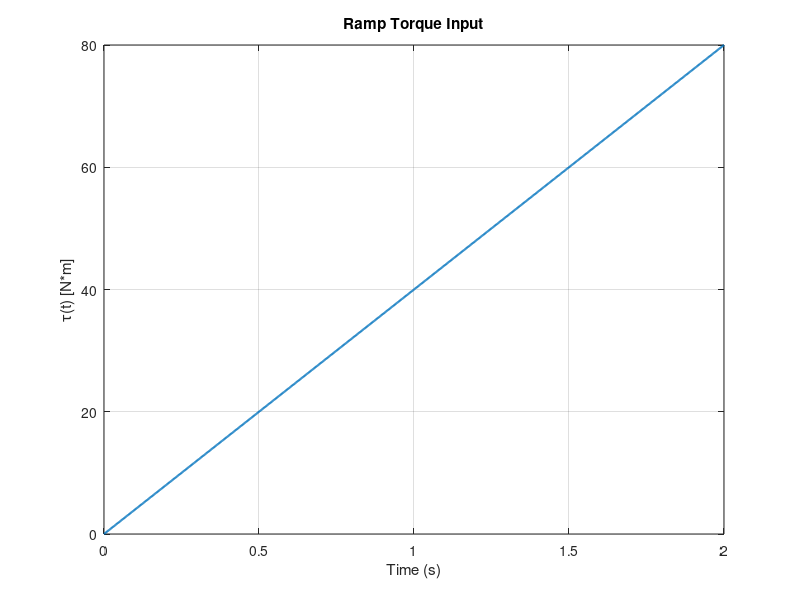
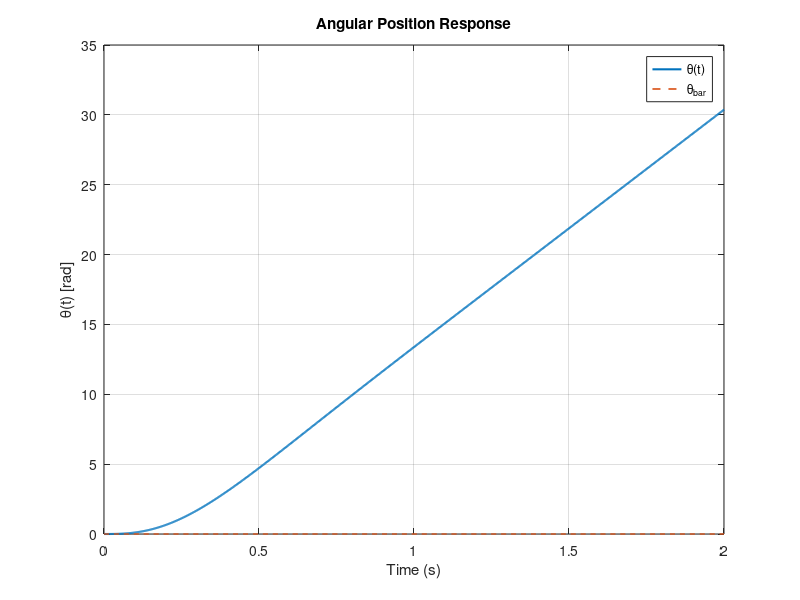
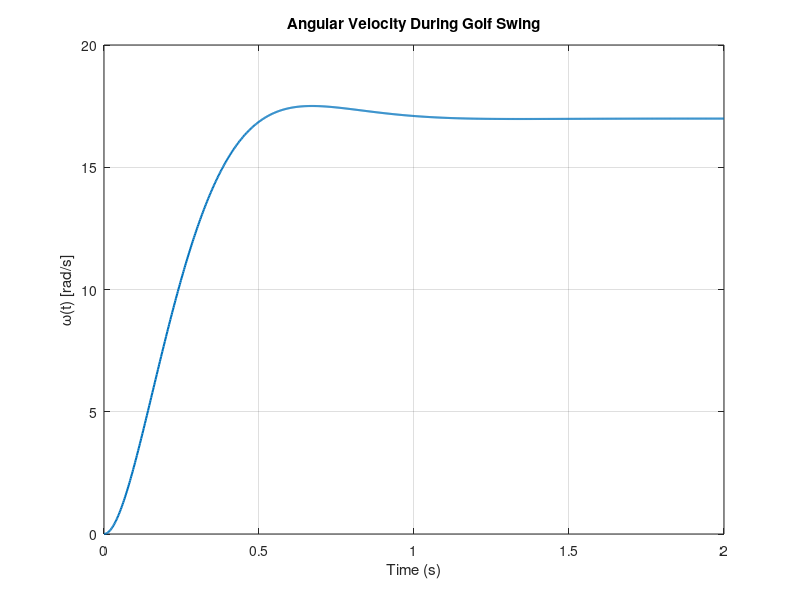
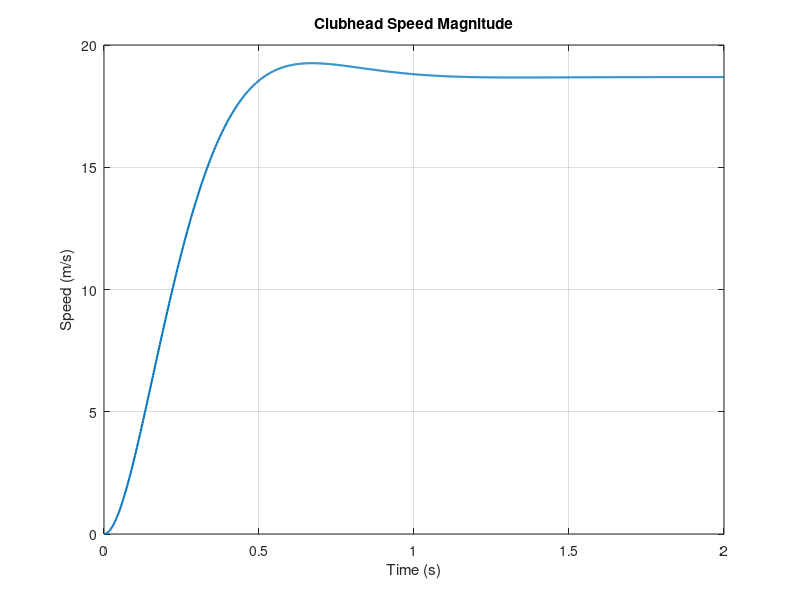

Reproduce these figures in MATLAB, in order.
clc;
clear;
close all;
 
% -------------------------------------------------------------------------
% Linearized Golf Club Compound-Pendulum Model
%
% Nonlinear model:
%   J*theta_ddot + b*theta_dot + m*g*d*sin(theta) = tau
%
% Linearized about theta_bar:
%   J*delta_theta_ddot + b*delta_theta_dot
%       + m*g*d*cos(theta_bar)*delta_theta = delta_tau
%
% Transfer functions:
%   DeltaTheta(s)/DeltaTau(s) = 1/(J*s^2 + b*s + k_eff)
%   DeltaOmega(s)/DeltaTau(s) = s/(J*s^2 + b*s + k_eff)
%
% Ramp torque input:
%   tau(t) = ramp_rate * t
% -------------------------------------------------------------------------
 
% Parameters
b = 0.5;      % damping coefficient (N*m*s/rad)
m = 0.40;     % golf club mass (kg)
g = 9.81;     % gravity (m/s^2)
d = 0.6;      % distance from grip/top pivot to center of mass (m)
 
J = (1/3) * m * d^2;   % moment of inertia about pivot (rod approximation)
r = 1.1;               % distance from pivot to clubhead (m)
 
% -------------------------------------------------------------------------
% Linearization operating point
% -------------------------------------------------------------------------
% Choose a reasonable equilibrium torque for linearization
 
tau_bar = 0.0;   % N*m equilibrium torque
 
% Check physical feasibility
if abs(tau_bar) > m*g*d
    error(['No static equilibrium exists because ', ...
           '|tau_bar| must be <= %.3f N*m.'], m*g*d);
end
 
theta_bar = asin(tau_bar/(m*g*d));
k_eff = m*g*d*cos(theta_bar);
 
fprintf('Linearization angle theta_bar: %.4f rad (%.2f deg)\n', ...
    theta_bar, rad2deg(theta_bar));
 
fprintf('Effective stiffness k_eff: %.4f N*m/rad\n', k_eff);
 
% -------------------------------------------------------------------------
% Transfer Functions
% -------------------------------------------------------------------------
 
% DeltaTheta(s)/DeltaTau(s)
num_theta = 1;
den = [J b k_eff];
sys_theta = tf(num_theta, den);
 
% DeltaOmega(s)/DeltaTau(s)
num_omega = [1 0];
sys_omega = tf(num_omega, den);
 
% -------------------------------------------------------------------------
% Time Vector
% -------------------------------------------------------------------------
 
t = linspace(0, 2, 1000);
 
% Impact time
t_impact = 0.4;
 
% -------------------------------------------------------------------------
% Ramp Torque Input
% -------------------------------------------------------------------------
% delta_tau(t) = ramp_rate * t
 
ramp_rate = 40;   % N*m/s
 
delta_tau = ramp_rate * t;
 
% -------------------------------------------------------------------------
% Simulate Linearized Response
% -------------------------------------------------------------------------
 
delta_theta = lsim(sys_theta, delta_tau, t);
omega = lsim(sys_omega, delta_tau, t);
 
% Convert perturbation angle back to actual angle
theta = theta_bar + delta_theta;
 
% -------------------------------------------------------------------------
% Clubhead Speed
% -------------------------------------------------------------------------
 
club_speed = r * omega;
club_speed_mag = abs(club_speed);
 
% -------------------------------------------------------------------------
% Ball Speed
% -------------------------------------------------------------------------
 
smashfactor = 1.45;
ball_speed = smashfactor * club_speed_mag;
 
% -------------------------------------------------------------------------
% Carry Distance Estimate
% -------------------------------------------------------------------------
 
launchang = 12 * pi / 180;
 
distance = (ball_speed.^2 .* sin(2*launchang)) / g;
 
% -------------------------------------------------------------------------
% Impact Values
% -------------------------------------------------------------------------
 
impact_index = find(t >= t_impact, 1);
 
club_speed_impact = club_speed_mag(impact_index);
ball_speed_impact = ball_speed(impact_index);
distance_impact = distance(impact_index);
 
% -------------------------------------------------------------------------
% Display Results
% -------------------------------------------------------------------------
 
fprintf('\n--- Impact Estimates at t = %.2f s ---\n', t_impact);
 
fprintf('Club Speed at Impact: %.2f m/s\n', ...
    club_speed_impact);
 
fprintf('Ball Speed at Impact: %.2f m/s\n', ...
    ball_speed_impact);
 
fprintf('Carry Distance Estimate: %.2f m\n', ...
    distance_impact);
 
% -------------------------------------------------------------------------
% Plots
% -------------------------------------------------------------------------
 
% Torque input
figure;
plot(t, delta_tau, 'LineWidth', 1.5);
grid on;
title('Ramp Torque Input');
xlabel('Time (s)');
ylabel('\tau(t) [N*m]');
 
% Angular position
figure;
plot(t, theta, 'LineWidth', 1.5);
hold on;
plot(t, theta_bar * ones(size(t)), '--', 'LineWidth', 1.2);
grid on;
 
title('Angular Position Response');
xlabel('Time (s)');
ylabel('\theta(t) [rad]');
 
legend('\theta(t)', '\theta_{bar}', 'Location', 'best');
 
% Angular velocity
figure;
plot(t, omega, 'LineWidth', 1.5);
grid on;
 
title('Angular Velocity During Golf Swing');
xlabel('Time (s)');
ylabel('\omega(t) [rad/s]');
 
% Clubhead speed
figure;
plot(t, club_speed_mag, 'LineWidth', 1.5);
grid on;
 
title('Clubhead Speed Magnitude');
xlabel('Time (s)');
ylabel('Speed (m/s)');
 
% Carry distance
figure;
plot(t, distance, 'LineWidth', 1.5);
grid on;
 
title('Predicted Carry Distance');
xlabel('Time (s)');
ylabel('Distance (m)');
